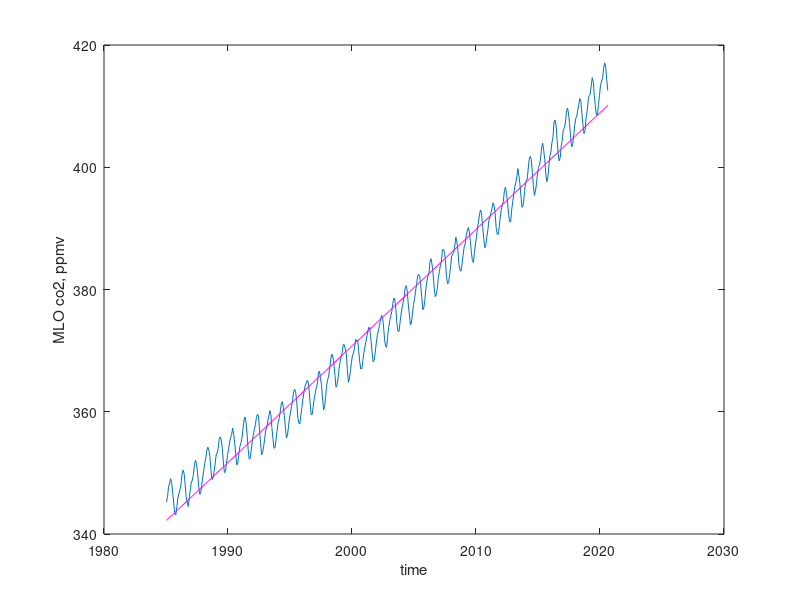
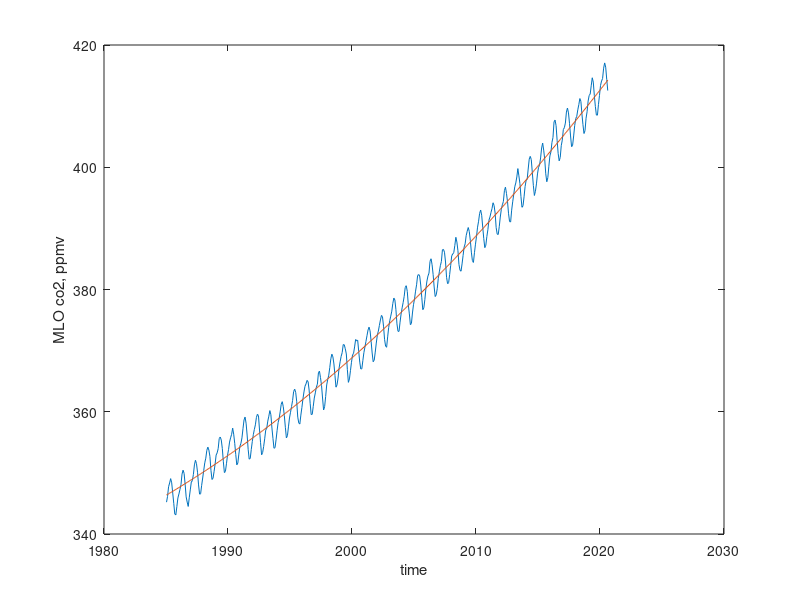
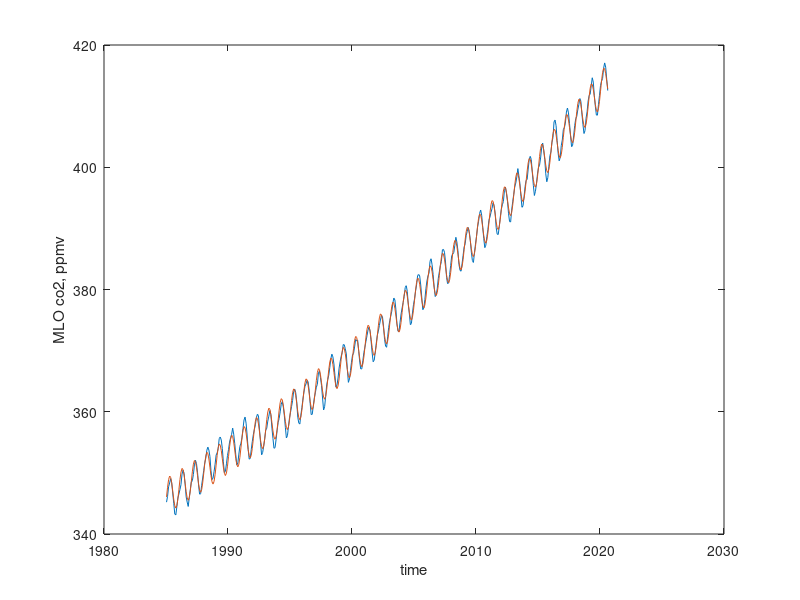

The MATLAB script that drew these images, in order:
%% Week6 Atmos CO2

close all
clear all
%%
data=dlmread('co2_mlo.tsv','\t');
time=data(:,3);
co2=data(:,4);
%%
% let's plot from 1985
ind=(time>=1985);
plot(time(ind),co2(ind));
xlabel('time');
ylabel('MLO co2, ppmv');
%%
%Linear regression
% Matrix way
x=time(ind);
y=co2(ind);
N=length(x);
A=ones(N,2); % N x 2 matrix
A(:,1)=x;
xvec=A\y;
yest=A*xvec;
r=corrcoef(yest,y);
disp(['R2 =',num2str(r(1,2)^2,2)]);
% plot the result
plot(x,y); hold on;
plot(x,yest,'m-')
xlabel('time')
ylabel('MLO co2, ppmv')
%%
% Linear regression with quadratic term
x=time(ind);
y=co2(ind);
N=length(x);
A=ones(N,3); % N x 3 matrix
A(:,1)=x.^2;
A(:,2)=x;
xvec=A\y;
yest=A*xvec;
r=corrcoef(yest,y);
disp(['R2 =',num2str(r(1,2)^2,2)]);
% plot the result
figure;
plot(x,y); hold on;
plot(x,yest)
xlabel('time')
ylabel('MLO co2, ppmv')
%%
% Linear regression with quadratic & sine/cosine terms
x=time(ind);
y=co2(ind);
N=length(x);
A=ones(N,5); % N x 5 matrix
A(:,1)=x.^2;
A(:,2)=x;
A(:,3)=sin(2*pi*x);
A(:,4)=cos(2*pi*x);
xvec=A\y;
yest=A*xvec;
r=corrcoef(yest,y);
disp(['R2 =',num2str(r(1,2)^2,2)]);
% plot the result
figure;
plot(x,y); hold on;
plot(x,yest)
xlabel('time')
ylabel('MLO co2, ppmv')
